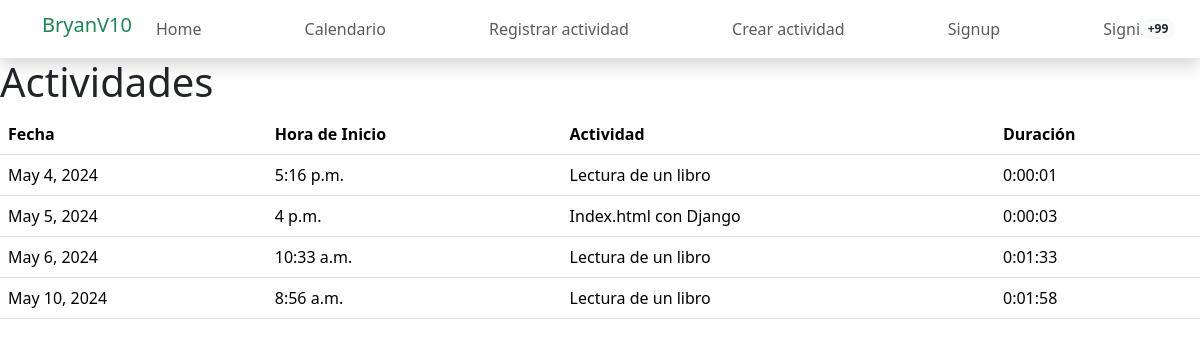
The app's page /, older data.
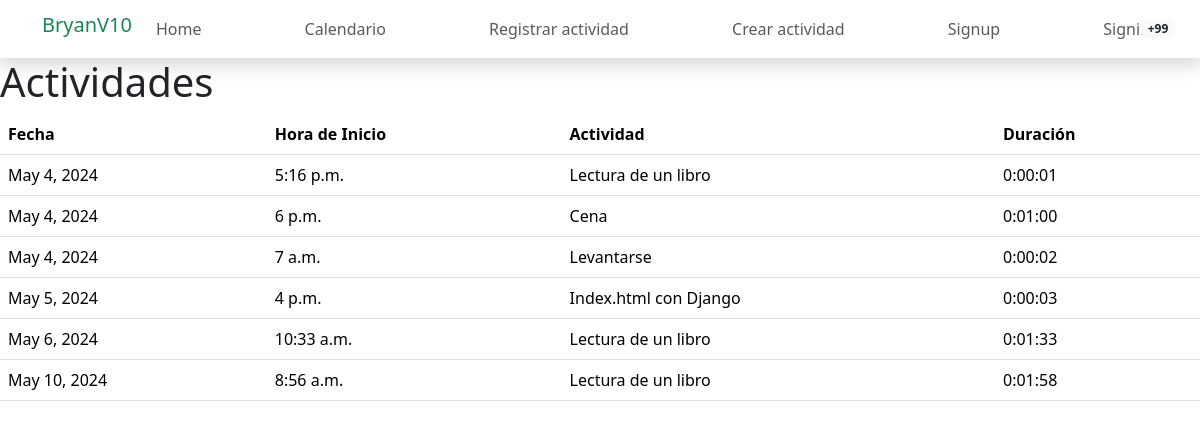
The same page, newer data.
### miapp/models.py (models this page shows, shortened)
class RegistroActividad(models.Model):
    actividad = models.ForeignKey('Actividad', on_delete=models.CASCADE)
    calendario=models.DateField()
    hora_inicio = models.TimeField(default=timezone.now)
    duracion_real = models.DurationField()

class Actividad(models.Model):
    PRIORIDAD_CHOICES = [
        ('baja', 'Baja'),
        ('media', 'Media'),
        ('alta', 'Alta'),
    ]
    nombre = models.CharField(max_length=100)
    descripcion = models.TextField(blank=True, null=True)
    prioridad = models.CharField(max_length=10, choices=PRIORIDAD_CHOICES)
    duracion_estimada = models.DurationField()

### miapp/views.py (the view)
# urls.py: path('',views.inicio,name='home'),
def inicio(request):
    registrospython=RegistroActividad.objects.all().order_by('calendario')
    return render(request, "index.html",{
        'registros':registrospython
    })

### miapp/templates/index.html
{% extends 'base.html' %}
    {% block content %}
    <h1>Actividades</h1>
    <table class="table">
        <thead>
            <tr>
                <th>Fecha</th>
                <th>Hora de Inicio</th>
                <th>Actividad</th>
                <th>Duración</th>
            </tr>
        </thead>
        <tbody>
            {% for registro in registros %}
            <tr>
                <td>{{ registro.calendario }}</td>
                <td>{{ registro.hora_inicio }}</td>
                <td>{{ registro.actividad.nombre }}</td>
                <td>{{ registro.duracion_real }}</td>
            </tr>
            {% endfor %}
        </tbody>
    </table>
{% endblock %}

Row changes from the older to the newer data that the page shows:
added RegistroActividad: calendario "May 4, 2024", hora_inicio "6 p.m.", actividad.nombre "Cena", duracion_real "0:01:00"
added RegistroActividad: calendario "May 4, 2024", hora_inicio "7 a.m.", actividad.nombre "Levantarse", duracion_real "0:00:02"
